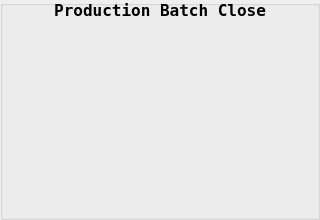
<?xml version="1.0" encoding="UTF-8"?>
<ui version="4.0">
 <class>Production_batch_close</class>
 <widget class="QWidget" name="Production_batch_close">
  <property name="geometry">
   <rect>
    <x>0</x>
    <y>0</y>
    <width>320</width>
    <height>220</height>
   </rect>
  </property>
  <property name="font">
   <font>
    <family>DejaVu Sans Mono</family>
    <pointsize>12</pointsize>
    <weight>75</weight>
    <bold>true</bold>
   </font>
  </property>
  <property name="windowTitle">
   <string>Form</string>
  </property>
  <widget class="QGroupBox" name="groupBox">
   <property name="geometry">
    <rect>
     <x>0</x>
     <y>0</y>
     <width>320</width>
     <height>220</height>
    </rect>
   </property>
   <property name="title">
    <string/>
   </property>
   <widget class="QLabel" name="label">
    <property name="geometry">
     <rect>
      <x>0</x>
      <y>0</y>
      <width>320</width>
      <height>20</height>
     </rect>
    </property>
    <property name="text">
     <string>Production Batch Close</string>
    </property>
    <property name="alignment">
     <set>Qt::AlignCenter</set>
    </property>
   </widget>
  </widget>
 </widget>
 <resources/>
 <connections/>
</ui>
